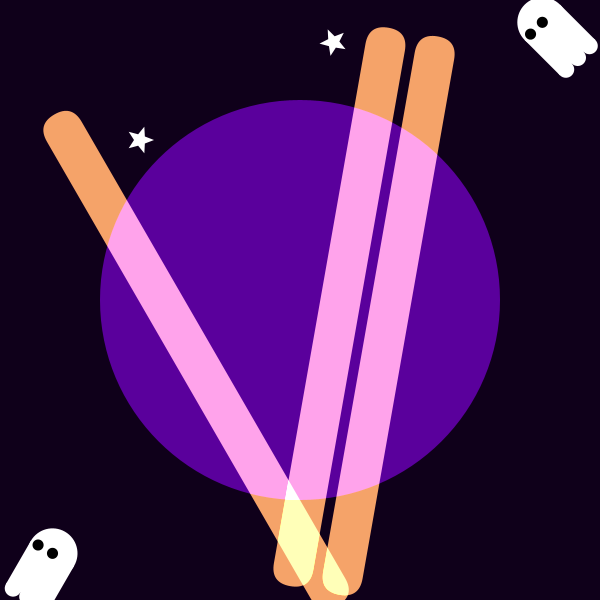
Frame 1 (no input)
Frame 60 (the mouse pressed at the canvas centre just before this capture): identical to frame 1, image omitted
Frame 120 (the mouse held since frame 60 and released just before this capture): identical to frame 1, image omitted

The Processing sketch that drew this single still picture (run headless with seeded random() and noise(); from frame 60 on, the mouse is pressed at the canvas centre):

// Processing sketch: October
// ── October.pde
int indigo = #4b0082;
int darkPurple = #0f001a;
int pumpkin = #e6a34f;

void setup() {
    size(600, 600);
    background(0);
}

void draw() {
    background(darkPurple);
    translate(width / 2, height / 2);
    blendMode(ADD);


    centerCircle();
    capsulePumpkin();
    stars();
    ghosts();
}

void centerCircle() {
    noStroke();
    fill(indigo);
    ellipseMode(CENTER);
    ellipse(0, 0, width * 2 / 3, height * 2 / 3);
}

void capsulePumpkin() {
    float rot = PI / 18;
    float rotTwo = -PI / 6;
    float capsuleX = 40;
    float capsuleWidth = 40;
    float capsuleHeight = height - height / 18;
    float cupsuleRad = 40;

    noStroke();
    fill(pumpkin);
    rotate(rot);
    rectMode(CENTER);
    rect(capsuleX, 0, capsuleWidth, capsuleHeight, cupsuleRad);
    rect(capsuleX + capsuleWidth + 10, 0, capsuleWidth, capsuleHeight, cupsuleRad);
    rotate(-rot);

    rotate(rotTwo);
    rect(- capsuleX * 3, 0, capsuleWidth, capsuleHeight, cupsuleRad);
    rotate(-rotTwo);
}

void stars() {
    float scaleValue = 5.0;
    float rot = PI / 6;

    scale(1 / scaleValue);

    fill(255);
    star(-160 * scaleValue, -160 * scaleValue, 30, 70, 5);
    rotate(rot);
    star(-100 * scaleValue, -240 * scaleValue, 30, 70, 5);
    rotate(-rot);

    scale(scaleValue);
}

// This function was borrowed from a Processing Foundation example
// https://processing.org/examples/star.html
void star(float x, float y, float radius1, float radius2, int npoints) {
  float angle = TWO_PI / npoints;
  float halfAngle = angle/2.0;
  beginShape();
  for (float a = 0; a < TWO_PI; a += angle) {
    float sx = x + cos(a) * radius2;
    float sy = y + sin(a) * radius2;
    vertex(sx, sy);
    sx = x + cos(a+halfAngle) * radius1;
    sy = y + sin(a+halfAngle) * radius1;
    vertex(sx, sy);
  }
  endShape(CLOSE);
}

void ghosts() {
    ghost(-width / 2 + 40, height / 2 - 25, PI / 6);

    ghost(width / 2 - 40, -height / 2 + 40, -PI / 4);
}

void ghost(float ghostX, float ghostY, float rot) {
    blendMode(BLEND);
    float ghostSize = 50;

    fill(255);
    translate(ghostX, ghostY);
    rotate(rot);

    // head and body
    ellipse(0, -ghostSize / 2, ghostSize, ghostSize);
    rect(0, 0, ghostSize, ghostSize);
    
    // legs
    float ghostLegSize = ghostSize / 3;
    ellipse(-ghostLegSize, ghostSize / 2, ghostLegSize, ghostLegSize);
    ellipse(0, ghostSize / 2, ghostLegSize, ghostLegSize);
    ellipse(ghostLegSize, ghostSize / 2, ghostLegSize, ghostLegSize);

    // eyes
    float ghostEyeSize = ghostLegSize * 2 / 3;
    fill(0);
    ellipse(-ghostLegSize, -ghostSize / 2, ghostEyeSize, ghostEyeSize);
    ellipse(0, -ghostSize / 2, ghostEyeSize, ghostEyeSize);
    rotate(-rot);
    translate(-ghostX, -ghostY);
}

void ghost() {
    blendMode(BLEND);
    float ghostSize = 50;

    fill(255);

    float ghostX = -width / 2 + 40;
    float ghostY = height / 2 - 25;
    float rot = PI / 6;
    translate(ghostX, ghostY);
    rotate(rot);

    // head and body
    ellipse(0, -ghostSize / 2, ghostSize, ghostSize);
    rect(0, 0, ghostSize, ghostSize);
    
    // legs
    float ghostLegSize = ghostSize / 3;
    ellipse(-ghostLegSize, ghostSize / 2, ghostLegSize, ghostLegSize);
    ellipse(0, ghostSize / 2, ghostLegSize, ghostLegSize);
    ellipse(ghostLegSize, ghostSize / 2, ghostLegSize, ghostLegSize);

    // eyes
    float ghostEyeSize = ghostLegSize * 2 / 3;
    fill(0);
    ellipse(-ghostLegSize, -ghostSize / 2, ghostEyeSize, ghostEyeSize);
    ellipse(0, -ghostSize / 2, ghostEyeSize, ghostEyeSize);

    translate(-ghostX, -ghostY);
    rotate(-rot);
}


int frame = 1;
void keyPressed() {
    if(key == 's') {
        save("frame/" + frame++ + ".png");
    }
}
